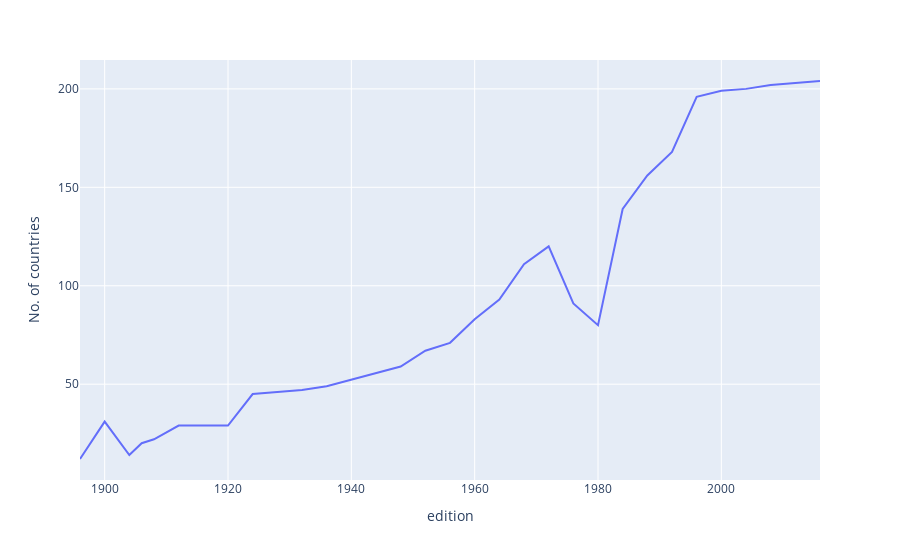

Source (notebook cell):
### Code cell
fig = px.line(nations_over_time, x='edition', y = 'No. of countries')
fig.show()

### Figure 1 — Plotly figure (JSON) as saved in the notebook; plotly's stock layout.template omitted (floating-point values rounded to 4 significant figures)
{"data": [{"hovertemplate": "edition=%{x}<br>No. of countries=%{y}<extra></extra>", "legendgroup": "", "line": {"color": "#636efa", "dash": "solid"}, "marker": {"symbol": "circle"}, "mode": "lines", "name": "", "orientation": "v", "showlegend": false, "type": "scatter", "x": [1896, 1900, 1904, 1906, 1908, 1912, 1920, 1924, 1928, 1932, 1936, 1948, 1952, 1956, 1960, 1964, 1968, 1972, 1976, 1980, 1984, 1988, 1992, 1996, 2000, 2004, 2008, 2012, 2016], "xaxis": "x", "y": [12, 31, 14, 20, 22, 29, 29, 45, 46, 47, 49, 59, 67, 71, 83, 93, 111, 120, 91, 80, 139, 156, 168, 196, 199, 200, 202, 203, 204], "yaxis": "y"}], "layout": {"legend": {"tracegroupgap": 0}, "margin": {"t": 60}, "xaxis": {"anchor": "y", "domain": [0, 1], "title": {"text": "edition"}}, "yaxis": {"anchor": "x", "domain": [0, 1], "title": {"text": "No. of countries"}}}}
